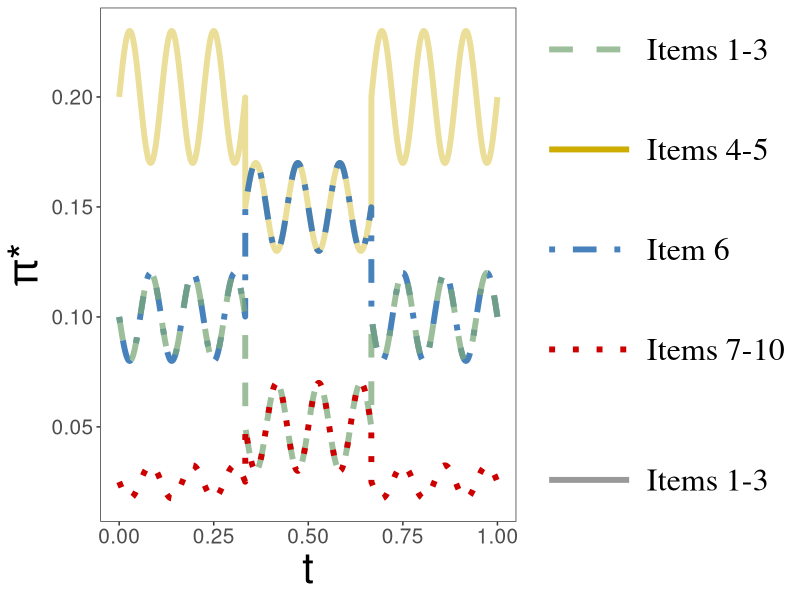
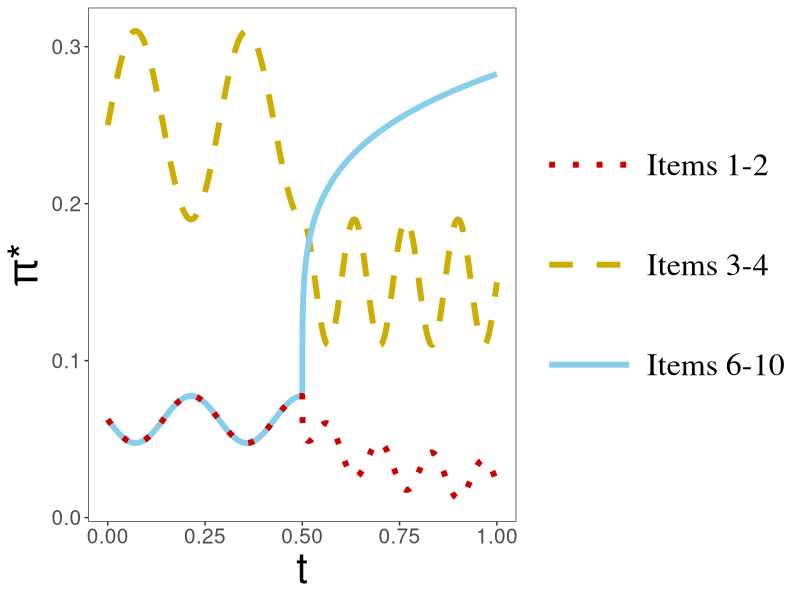

Generate these figures, in order, with R:
library(ggplot2)

xxa <- seq(0, 1/3-0.0001, 0.0001)
xxb <- seq(1/3+0.0001, 2/3-0.0001, 0.0001)
xxc <- seq(2/3+0.0001, 1, 0.0001)
xx <- c(xxa, xxb, xxc)

yy1a <- 0.2 + 0.03 * sin(18 * pi * xxa)
yy2a <- 0.1 - 0.02 * sin(18 * pi * xxa)
yy3a <- 0.025 - 0.0075 * sin(18 * pi * xxa)

yy1b <- 0.15 + 0.02 * sin(18 * pi * xxb)
yy2b <- 0.05 - 0.02 * sin(18 * pi * xxb)

yy1c <- 0.2 + 0.03 * sin(18 * pi * xxc)
yy2c <- 0.1 - 0.02 * sin(18 * pi * xxc)
yy3c <- 0.025 - 0.0075 * sin(18 * pi * xxc)

#3*yy1a+3*yy2a+4*yy3a
#5*yy1b+5*yy2b

yy1_3 <- c(yy1a, yy1b, yy1c)
yy4_5 <- c(yy2a, yy1b, yy2c)
yy6 <- c(yy2a, yy2b, yy2c)
yy7_10 <- c(yy3a, yy2b, yy3c)


#####################

data <- data.frame(xx, yy1_3, yy4_5, yy6, yy7_10)

ggplot(data, aes(x = xx)) +
  geom_line(aes(y = yy1_3, linetype = "Items1", color = "Items1", alpha="Items1"), size = 2) +
  geom_line(aes(y = yy4_5, linetype = "Items4", color = "Items4"), size = 2, alpha=0.9) +
  geom_line(aes(y = yy6, linetype = "Item6", color = "Item6", alpha="Item6"), size = 2, alpha=0.75) +
  geom_line(aes(y = yy7_10, linetype = "Items7", color = "Items7", alpha="Items7"), size =2, alpha=1) +
  labs(x = "t", y = expression(paste(pi, "*"))) +
  #theme_minimal() +
  theme_bw() +
  theme(panel.grid.major=element_line(colour=NA),
        panel.background = element_rect(fill = "transparent",colour = NA),
        plot.background = element_rect(fill = "transparent",colour = NA),
        panel.grid.minor = element_blank(),
#        legend.position = c(.05,.935),
#        legend.box.background = element_rect(color="black"),
legend.text = element_text(family = 'serif',size = 23),
legend.title=element_blank(),
        axis.title.x = element_text(size = 30),
        axis.title.y = element_text(size = 30),
        axis.text.x = element_text(size = 15),
        axis.text.y = element_text(size = 15),
        plot.title = element_text(size = 20, face = "bold"),
	  legend.key.size=unit(5,"lines")) +
  scale_linetype_manual(name = "", values =c(Items1 = "solid",Items4 = "dotdash",Item6 = "dashed",Items7 = "dotted"),
                        labels = c("Items 1-3", "Items 4-5", "Item 6", "Items 7-10")) +
  scale_color_manual(name = "", values =c(Items1 = "gold3",Items4 = "#3574b6",Item6 = "#7CA878",Items7 = "red3"),
                        labels = c("Items 1-3", "Items 4-5", "Item 6", "Items 7-10")) +
  scale_alpha_manual(name = "", values =c(Items1 = 0.4,Items4 = 0.9,Item6 = 0.75,Items7 = 1),
                        labels = c("Items 1-3", "Items 4-5", "Item 6", "Items 7-10")) +
  guides(linetype = guide_legend(override.aes = list(size = 1.5)))


#####################
#####################
xxa <- seq(0, 1/2-0.0001, 0.0001)
xxb <- seq(1/2+0.0001, 1, 0.0001)
xx <- c(xxa, xxb)

yy1a <- 0.25 + 0.06 * sin(7 * pi * xxa)
yy2a <- 0.0625 - 0.015 * sin(7 * pi * xxa)

yy1b <- 0.15 - 0.04 * sin(15 * pi * xxb)
yy2b <- 0.065 + 0.25 * ((xxb-0.5)^0.2)
yy3b <- 0.095 + 0.08/6 * sin(15 * pi * xxb)-0.5/6*((xxb-0.5)^0.2)


yy1_2 <- c(yy1a, yy1b)
yy3_4 <- c(yy2a, yy2b)
yy6_10 <- c(yy2a, yy3b)

#2*yy1a+8*yy2a
#2*yy1b+2*yy2b+6*yy3b



#####################

data <- data.frame(xx, yy1_2, yy3_4, yy6_10)

ggplot(data, aes(x = xx)) +
  geom_line(aes(y = yy1_2, linetype = "Items1", color = "Items1", alpha="Items1"), size = 2) +
  geom_line(aes(y = yy3_4, linetype = "Items3", color = "Items3", alpha="Items3"), size = 2) +
  geom_line(aes(y = yy6_10, linetype = "Item6", color = "Item6", alpha="Item6"), size = 2) +
  labs(x = "t", y = expression(paste(pi, "*"))) +
  #theme_minimal() +
  theme_bw() +#
  theme(panel.grid.major=element_line(colour=NA),
        panel.background = element_rect(fill = "transparent",colour = NA),
        plot.background = element_rect(fill = "transparent",colour = NA),
        panel.grid.minor = element_blank(),#
#        legend.position = c(.05,.935),#
#        legend.box.background = element_rect(color="black"),
legend.text = element_text(family = 'serif',size = 23),#
legend.title=element_blank(),
        axis.title.x = element_text(size = 30),
        axis.title.y = element_text(size = 30),
        axis.text.x = element_text(size = 15),
        axis.text.y = element_text(size = 15),
        plot.title = element_text(size = 20, face = "bold"),
	  legend.key.size=unit(5,"lines")) +
  scale_linetype_manual(name = "", values =c(Items1 = "dashed",Items3 = "solid",Item6 = "dotted"),
                        labels = c("Items 1-2", "Items 3-4", "Items 6-10")) +
  scale_color_manual(name = "", values =c(Items1 = "gold3",Items3 = "skyblue",Item6 = "red3"),
                        labels = c("Items 1-2", "Items 3-4", "Items 6-10")) +
  scale_alpha_manual(name = "", values =c(Items1 = 1,Items3 = 1,Item6 = 1),
                        labels = c("Items 1-2", "Items 3-4", "Items 6-10")) +
  guides(linetype = guide_legend(override.aes = list(size = 1.5)))



